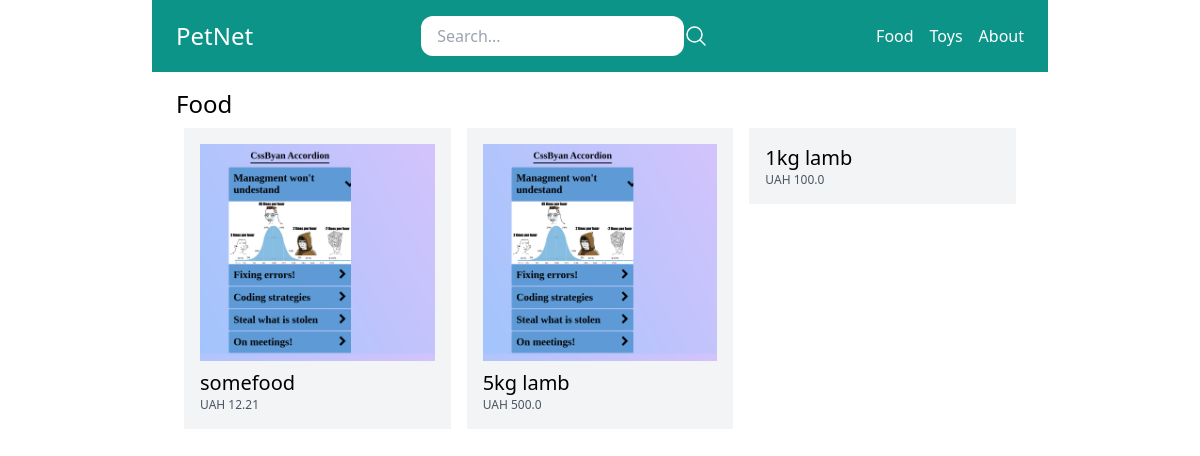
Screenshot of /food/ with the database file from the repository.
### store/models.py (models this page shows, shortened)
class Category(models.Model):
    title = models.CharField(max_length=50)
    slug = models.SlugField(max_length=50)
    class Meta:
        verbose_name = 'Category'
        verbose_name_plural = 'Categories'

class Product(models.Model):
    DRAFT = 'draft'
    WAITING_APPROVAL = 'waitingapproval'
    ACTIVE = 'active'
    DELETED = 'deleted'
    STATUS_CHOICES = (
        (DRAFT, 'Draft'),
        (WAITING_APPROVAL, 'Waiting approval'),
        (ACTIVE, 'Active'),
        (DELETED, 'Deleted'),
    )
    user = models.ForeignKey(User, related_name='products', on_delete=models.CASCADE)
    category = models.ForeignKey(Category, related_name='products', on_delete=models.CASCADE)
    title = models.CharField(max_length=50)
    slug = models.SlugField(max_length=50)
    description = models.TextField(blank=True)
    price = models.IntegerField()
    image = models.ImageField(upload_to='uploads/product_images/', blank=True, null=True)
    created_at = models.DateTimeField(auto_now_add=True)
    updated_at = models.DateTimeField(auto_now=True)
    status = models.CharField(max_length=50, choices=STATUS_CHOICES, default=ACTIVE)
    class Meta:
        ordering = ("-created_at",)
    def get_display_price(self):
        return self.price / 100

### store/views.py (the view)
# urls.py: path('<slug:slug>/', views.category_detail, name='category_detail'),
def category_detail(request, slug):
    category = get_object_or_404(Category, slug=slug)
    products = category.products.filter(status=Product.ACTIVE)
    return render(request, 'store/category_detail.html', {
        'category': category,
        'products': products
    })

### store/templatetags/menu.py (called while the page is built)
@register.inclusion_tag('core/menu.html')
def menu():
    categories = Category.objects.all()
    return {'categories': categories}

### store/templates/store/category_detail.html (shortened to what this page needs)
{% extends 'core/base.html' %}
{% block content %}
    <h1 class="text-2xl">{{ category.title }}</h1>
    {% include 'store/partials/products.html' %}
{% endblock %}

### core/templates/core/menu.html
{% for category in categories %}
<a href="{% url 'category_detail' category.slug %}" class="text-white">{{ category.title }}</a>
{% endfor %}
<a href="{% url 'about' %}" class="text-white">About</a>

### store/templates/store/partials/products.html
<div class="flex flex-wrap">
    {% for product in products %}
        <div class="product w-1/3 p-2">
            <div class="p-4 bg-gray-100">
                <a href="{% url 'product_detail' product.category.slug product.slug %}">
                    {% if product.image %}
                        <div class="image mb-2">
                            <img src="{{ product.image.url }}" alt="Image of {{ product.title }}">
                        </div>
                    {% endif %}
                        <h2 class="text-xl">{{ product.title }}</h2>
                    <p class="text-xs text-gray-600">UAH  {{ product.get_display_price }}</p>
                </a>
            </div>
        </div>
    {% endfor %}
</div>

### rows the page displays
Category: title "Food"
Category: title "Toys"
Product: image (picture), title "somefood", get_display_price "12.21"
Product: image (picture), title "5kg lamb", get_display_price "500.0"
Product: title "1kg lamb", get_display_price "100.0"
